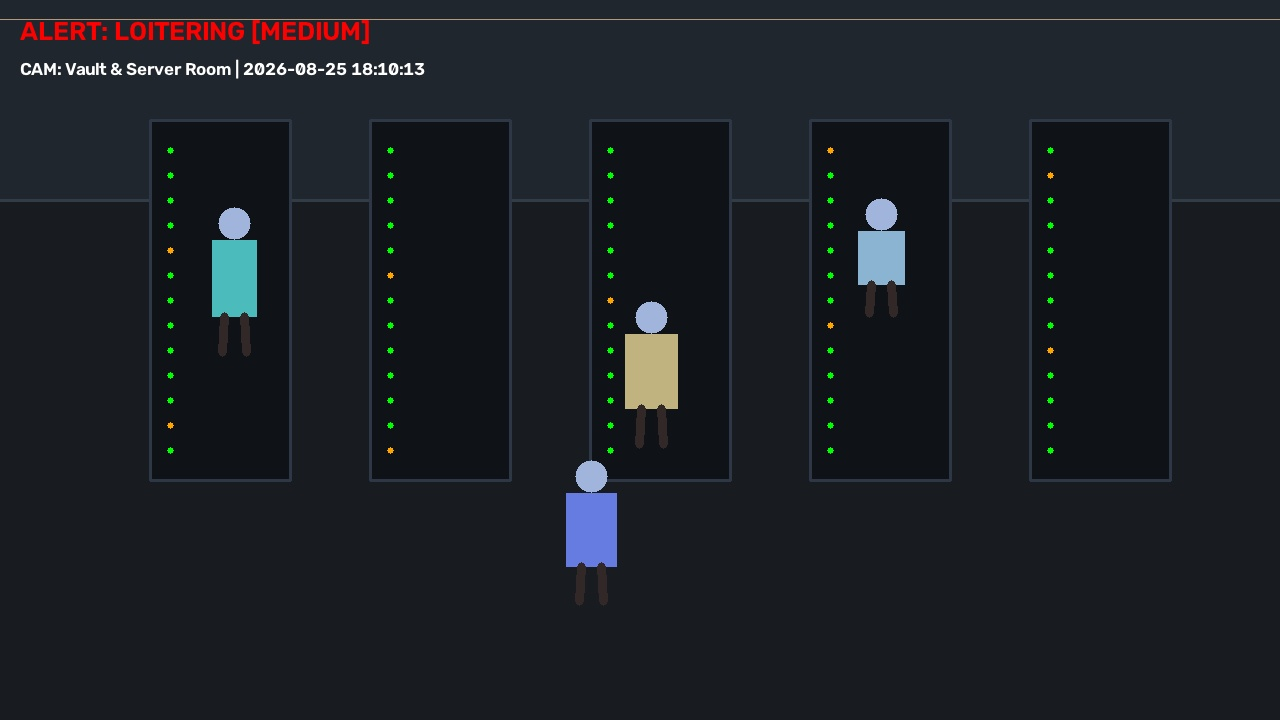
#> input picture backend/data/snapshots/snap_cam-2_LOITERING_20260825_181013_407033.jpg, 1280 x 720 px
$ python -i crowd_analyzer.py   (imports and definitions only)
#> lines starting #> are read from the running program, lines starting #| are printed output that depends on the picture
#> further down, picture is the input picture: shape (720, 1280, 3); mean B, G, R 36.8, 31.3, 27.3
import cv2
import numpy as np
import time
from collections import deque
from backend.app.config import (
    CROWD_LOW_THRESHOLD,
    CROWD_MEDIUM_THRESHOLD,
    CROWD_HIGH_THRESHOLD,
    CROWD_SURGE_DELTA_THRESHOLD
)

class CrowdAnalyzer:
    def __init__(self, frame_shape=(720, 1280), history_len=30):
        self.height, self.width = frame_shape[:2]
        self.history_len = history_len
        self.count_history = deque(maxlen=history_len)
        self.timestamp_history = deque(maxlen=history_len)

        # Heatmap accumulation grid
        self.heatmap_grid = np.zeros((self.height // 4, self.width // 4), dtype=np.float32)
        self.decay_rate = 0.95

        # Bi-directional Tripwire
        self.line_y = int(self.height * 0.6)  # Default horizontal tripwire
        self.in_count = 0
        self.out_count = 0
        self.tracked_positions = {}  # id -> previous y

    # [11 lines left out: function update_heatmap, not called in this run]

    def generate_heatmap_overlay(self, frame, alpha=0.45):
        """Generates a JET colormap blended with the current camera frame."""
#> called with alpha = 0.45
        if frame is None:
            return None

        # Normalize heatmap to 0-255
        norm_map = cv2.normalize(self.heatmap_grid, None, 0, 255, cv2.NORM_MINMAX)
        norm_map = np.uint8(norm_map)

        # Resize to original frame resolution
        resized_map = cv2.resize(norm_map, (frame.shape[1], frame.shape[0]))
#> norm_map: shape (180, 320); every value is 0
        blurred_map = cv2.GaussianBlur(resized_map, (31, 31), 0)
#> resized_map: shape (720, 1280); every value is 0

        # Apply colormap
        colored_map = cv2.applyColorMap(blurred_map, cv2.COLORMAP_JET)

        # Create a mask so low-intensity areas don't tint the whole video blue
        _, mask = cv2.threshold(blurred_map, 20, 255, cv2.THRESH_BINARY)
        mask_inv = cv2.bitwise_not(mask)

        frame_bg = cv2.bitwise_and(frame, frame, mask=mask_inv)
        frame_fg = cv2.bitwise_and(frame, frame, mask=mask)
#> frame_fg: shape (720, 1280, 3); every value is 0
        blended_fg = cv2.addWeighted(frame_fg, 1 - alpha, colored_map, alpha, 0)
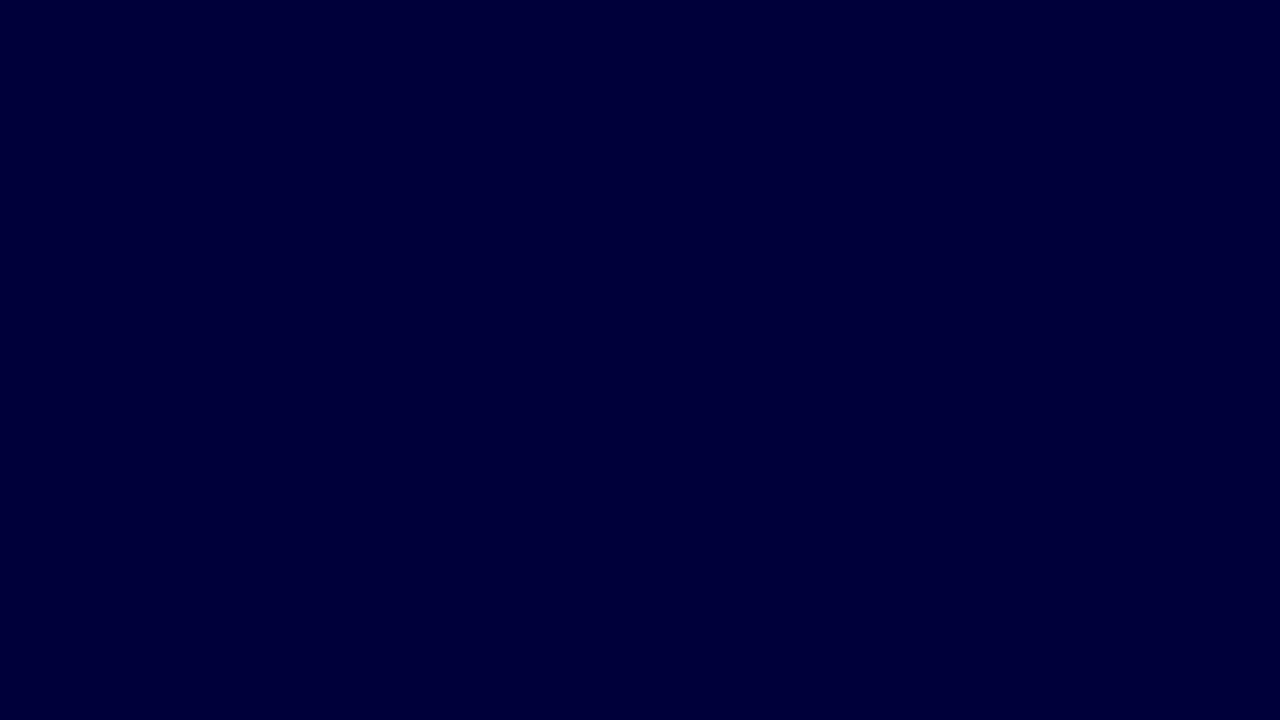
#> blended_fg: shape (720, 1280, 3); mean B, G, R 58, 0, 0
        blended_fg = cv2.bitwise_and(blended_fg, blended_fg, mask=mask)

        result = cv2.add(frame_bg, blended_fg)
        return result

    # [79 lines left out: function analyze, not called in this run]

>>> import cv2
>>> picture = cv2.imread('../../data/snapshots/snap_cam-2_LOITERING_20260825_181013_407033.jpg')
>>> result = CrowdAnalyzer().generate_heatmap_overlay(picture)
